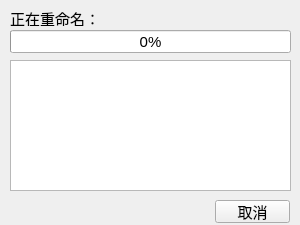
<?xml version="1.0" encoding="UTF-8"?>
<ui version="4.0">
 <class>Form</class>
 <widget class="QWidget" name="Form">
  <property name="geometry">
   <rect>
    <x>0</x>
    <y>0</y>
    <width>300</width>
    <height>225</height>
   </rect>
  </property>
  <property name="font">
   <font>
    <pointsize>11</pointsize>
   </font>
  </property>
  <property name="windowTitle">
   <string>重命名</string>
  </property>
  <widget class="QProgressBar" name="progressBar">
   <property name="geometry">
    <rect>
     <x>10</x>
     <y>30</y>
     <width>281</width>
     <height>23</height>
    </rect>
   </property>
   <property name="value">
    <number>0</number>
   </property>
  </widget>
  <widget class="QLabel" name="label">
   <property name="geometry">
    <rect>
     <x>10</x>
     <y>10</y>
     <width>281</width>
     <height>16</height>
    </rect>
   </property>
   <property name="text">
    <string>正在重命名：</string>
   </property>
  </widget>
  <widget class="QTextEdit" name="textEdit">
   <property name="geometry">
    <rect>
     <x>10</x>
     <y>60</y>
     <width>281</width>
     <height>131</height>
    </rect>
   </property>
   <property name="focusPolicy">
    <enum>Qt::NoFocus</enum>
   </property>
  </widget>
  <widget class="QPushButton" name="pushButton">
   <property name="geometry">
    <rect>
     <x>215</x>
     <y>200</y>
     <width>75</width>
     <height>23</height>
    </rect>
   </property>
   <property name="text">
    <string>取消</string>
   </property>
  </widget>
 </widget>
 <resources/>
 <connections/>
</ui>
